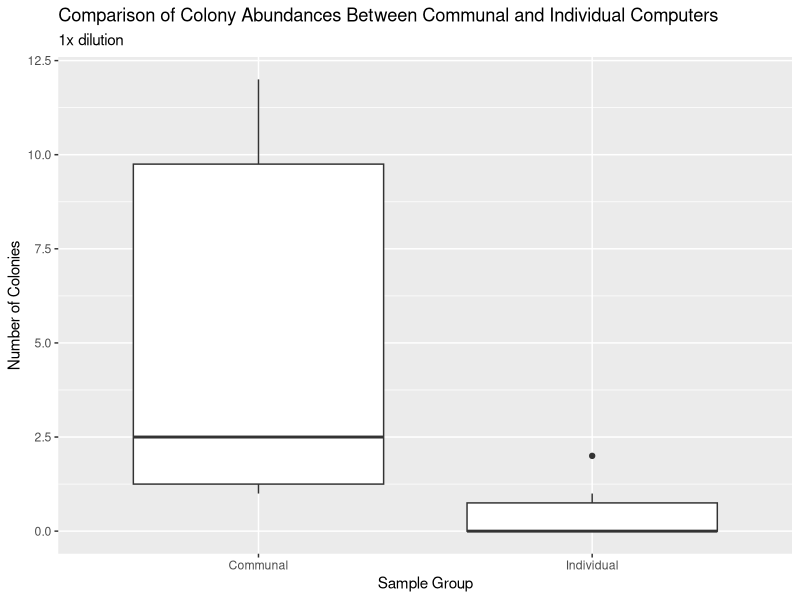

Source code (R):
## ---- chunk 1
knitr::opts_chunk$set(echo = TRUE)
## ---- chunk 2
library("ggplot2")
library("dplyr")
library("tidyr")
library("readr")
## ---- chunk 3
# read in the culture data from csv
culture_data <- read_csv(
  "data/raw_data/raw_culture_count_data/BIOL422_culturing_data.csv") 
## ---- chunk 4
# filter out only my 1x dilutions and make a boxplot
culture_data %>%
  filter(student_name == "Jacinda Chen") %>%
  filter(dilution_1_10_or_100 == "1") %>%
  ggplot(aes(x = sample_group, y = number_of_colonies)) + 
  geom_boxplot() + 
  ggtitle(
    "Comparison of Colony Abundances Between Communal and Individual Computers"
    ,"1x dilution") + 
  xlab("Sample Group") +
  ylab("Number of Colonies")
